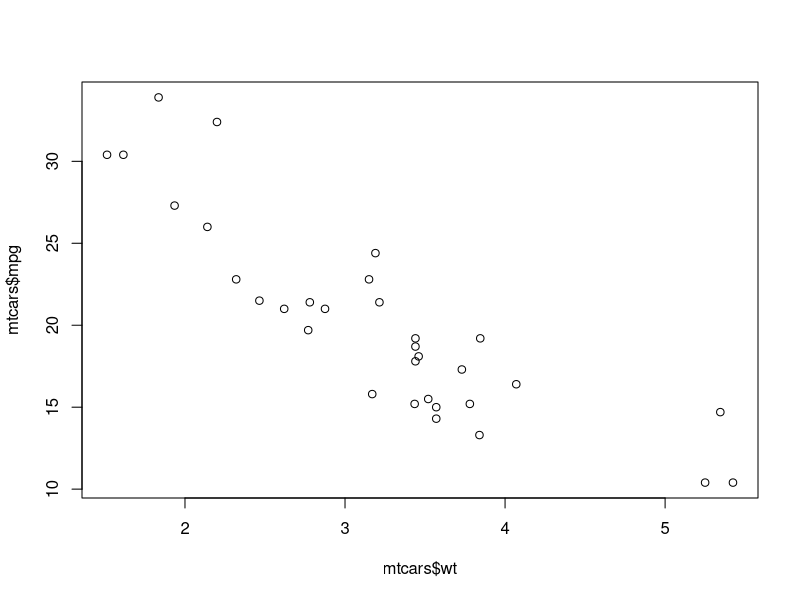
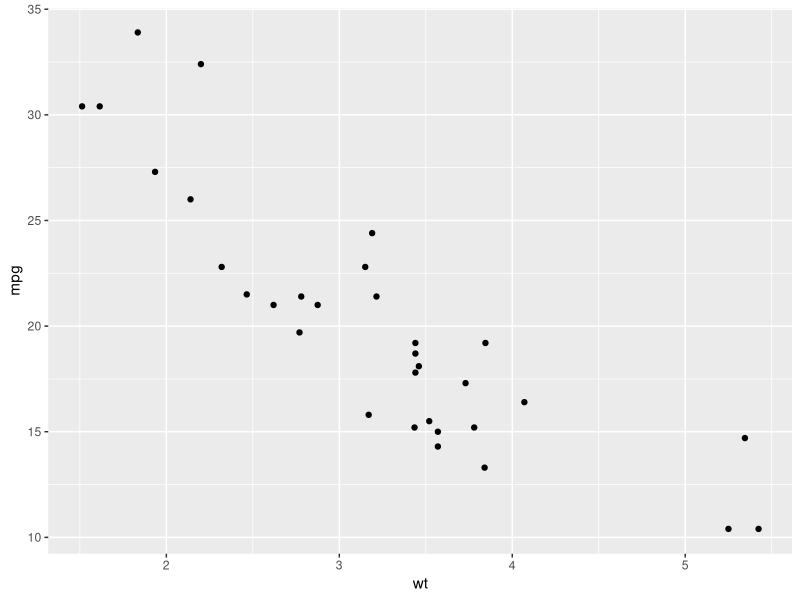
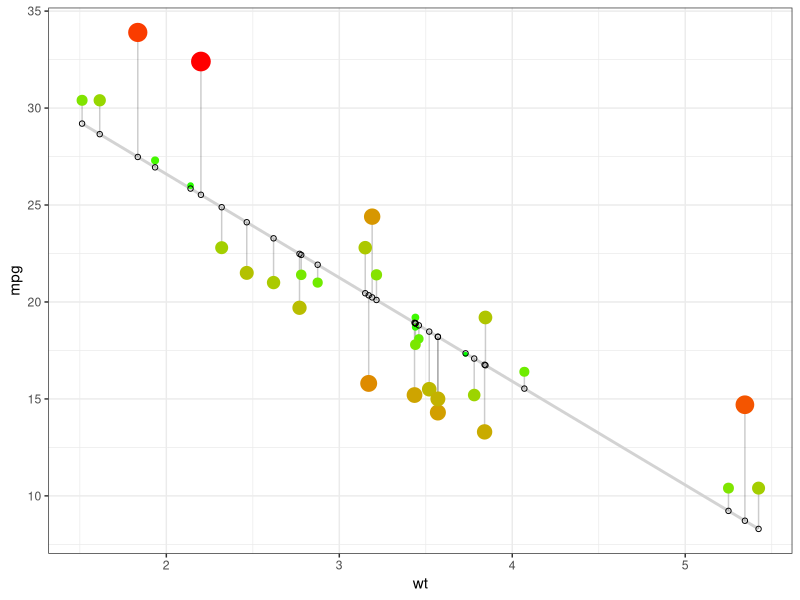
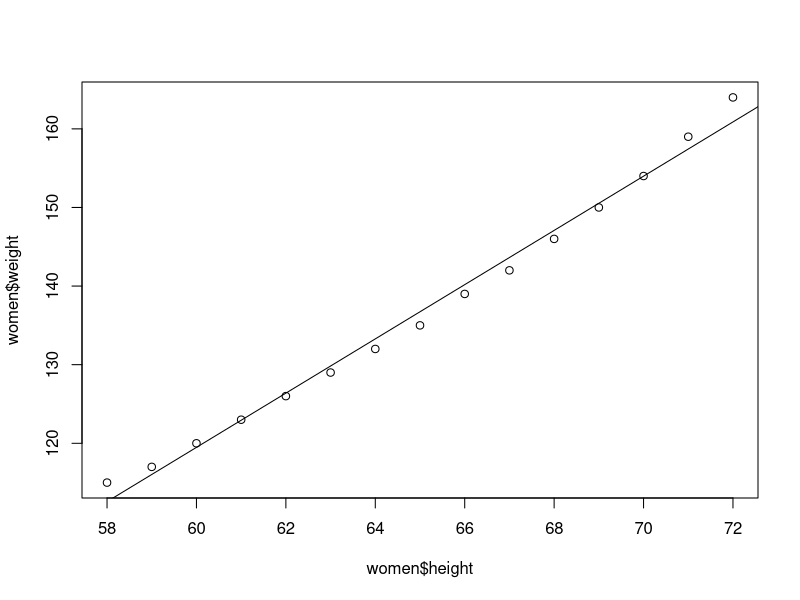
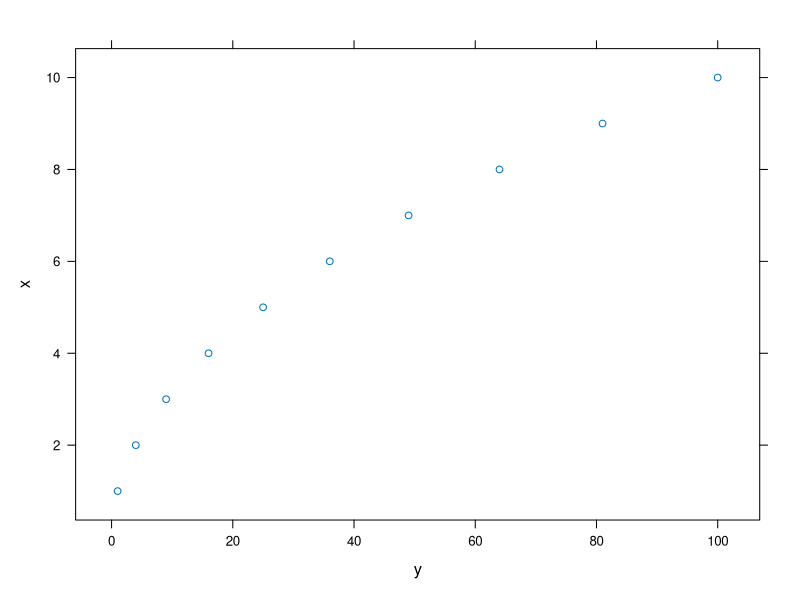
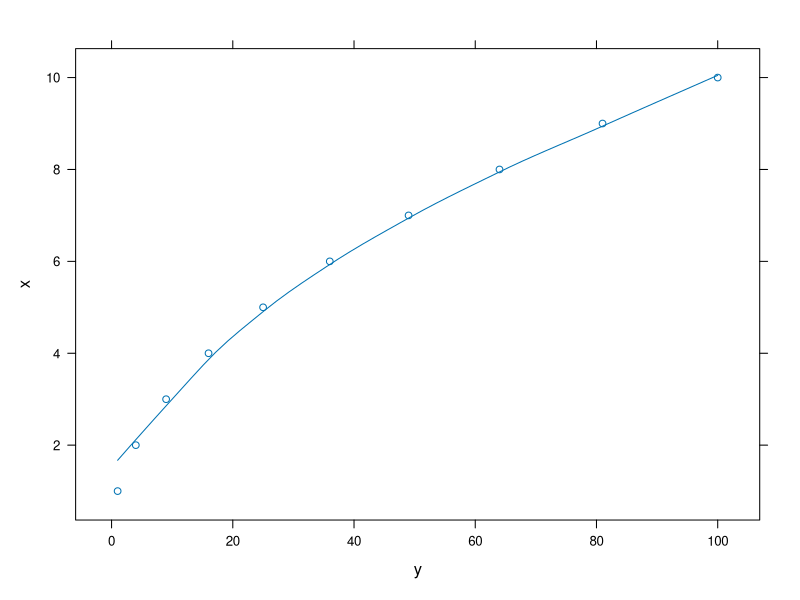

These charts were generated, in order, by the following R code:
## ---- chunk 1
data(mtcars)
head(mtcars)
plot(mtcars$wt,mtcars$mpg)
## ---- chunk 2
library(ggplot2)
# Basic scatter plot
ggplot(mtcars, aes(x=wt, y=mpg)) + geom_point()
## ---- chunk 3
library(ggplot2)
data("mtcars")
d <- mtcars
fit <- lm(mpg ~ wt, data = d) # fit the model
d$predicted <- predict(fit)   # Save the predicted values
d$residuals <- residuals(fit) # Save the residual values
ggplot(d, aes(x = wt, y = mpg)) +
  geom_smooth(method = "lm", se = FALSE, color = "lightgrey") +     # regression line  
  geom_segment(aes(xend = wt, yend = predicted), alpha = .2) +      # draw line from point to line
  geom_point(aes(color = abs(residuals), size = abs(residuals))) +  # size of the points
  scale_color_continuous(low = "green", high = "red") +             # colour of the points mapped to residual size - green smaller, red larger
  guides(color = FALSE, size = FALSE) +                             # Size legend removed
  geom_point(aes(y = predicted), shape = 1) +
  theme_bw()
## ---- chunk 4
data("women")
head(women)
plot(women$height,women$weight)
lm1 <- lm(women$weight~women$height)
summary(lm1)
abline(lm1)
## ---- chunk 5
library(lattice)
par(mfrow=c(2,1)) 
vals<-data.frame(x=1:10,y=(1:10)^2)
xyplot(x~y,data=vals)

vals<-data.frame(x=1:10,y=(1:10)^2)
xyplot(x~y,data=vals,type=c("p","smooth"))
